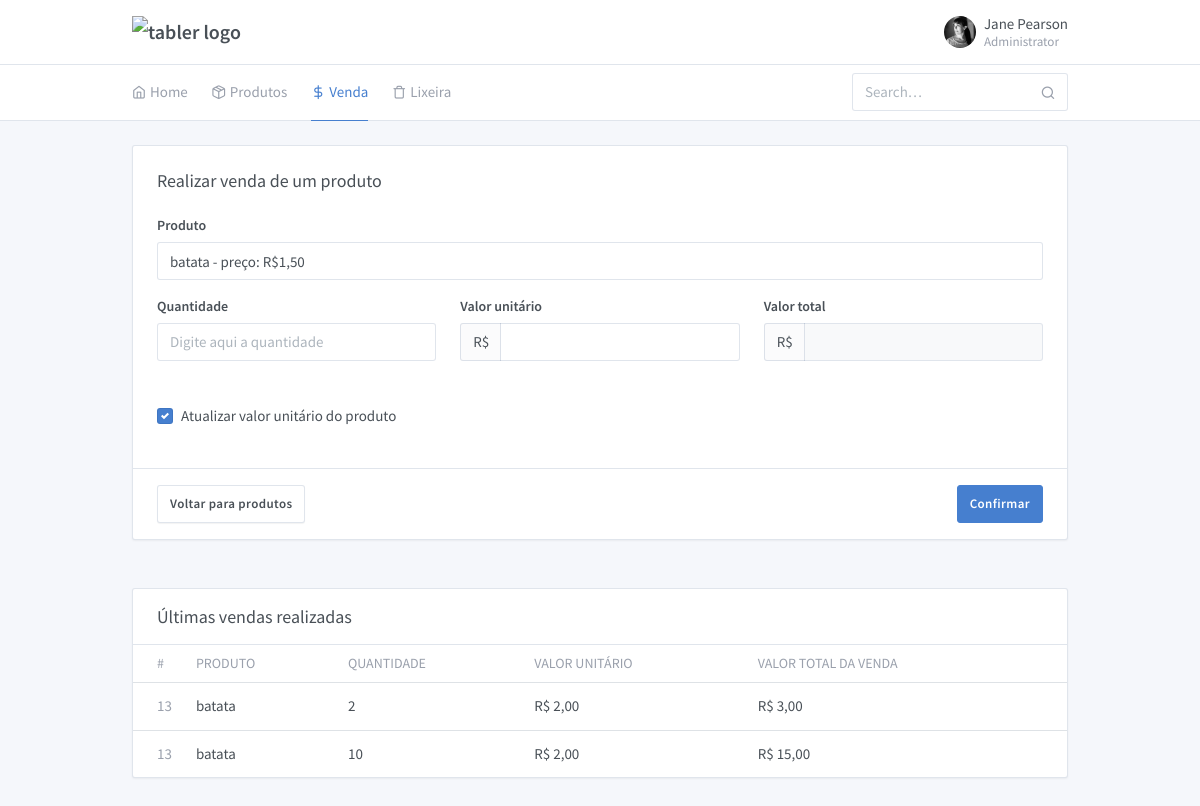
Page /Sales on the committed database.
### tables this page shows
CREATE TABLE `sales` (
  `id` int(12) NOT NULL,
  `id_product` int(12) NOT NULL,
  `qtd` int(11) NOT NULL,
  `unitary_value` int(120) NOT NULL,
  `tot_value` varchar(120) NOT NULL,
  `created_at` date NOT NULL DEFAULT current_timestamp()
);

CREATE TABLE `products` (
  `id` int(12) NOT NULL,
  `description` varchar(120) NOT NULL,
  `unitary_value` float NOT NULL,
  `stock` int(100) NOT NULL,
  `last_sale` date DEFAULT NULL,
  `code` varchar(120) DEFAULT NULL,
  `total_sale` float DEFAULT NULL,
  `excluded` int(1) NOT NULL DEFAULT 0
);

### Core/Controller.php (called while the page is built, shortened)
<?php
class Controller
{
    public function loadTemplate($viewName, $viewData = array())
    {
        include "Views/template.php";
    }
    public function loadViewInTemplate($viewName, $viewData = array())
    {
        extract($viewData);
        include "Views/" . $viewName . ".php";
    }
}

### Controllers/SalesController.php (called while the page is built, shortened)
<?php
class SalesController extends Controller
{
    public function index()
    {
        $array = array();
        $products = new Products();
        $sales = new Sales();
        $array["sales"] = $sales->getAll();
        $array["info_prod"] = $products->getAll();
        $this->loadTemplate("sales", $array);
    }
}

### Core/Core.php (called while the page is built, shortened)
<?php
class Core
{
    public function run()
    {
        $url = '/' . (isset($_GET['url']) ? $_GET['url'] : '');
        $params = array();
        if (!empty($url) && $url != '/') {
            $url = explode('/', $url);
            array_shift($url);
            array_shift($url);
            if (isset($url[0]) && !empty($url[0])) {
                $currentAction = $url[0];
                array_shift($url);
            } else {
                $currentAction = 'index';
            }
        } else {
            $currentController = 'HomeController';
            $currentAction = 'index';
        }
        $c = new $newController();
        call_user_func_array(array($c, $currentAction), $params);
    }
}

### index.php (called while the page is built, shortened)
<?php
$core = new Core\Core();
$core->run();

### Core/Model.php (called while the page is built, shortened)
<?php
class Model
{
    public function __construct()
    {
        global $db;
        $this->db = $db;
    }
}

### Models/Products.php (called while the page is built, shortened)
<?php
class Products extends Model
{
    public function getAll($excluded = 0)
    {
        $array = array();
        $sql = "SELECT * FROM products WHERE excluded = :excluded";
        $sql = $this->db->prepare($sql);
        $sql->bindValue(":excluded", $excluded);
        $sql->execute();
        if ($sql->rowCount() > 0) {
            $array = $sql->fetchAll();
        }
        return $array;
    }
    public function getId($id)
    {
        $array = array();
        $sql = "SELECT * FROM products WHERE id = :id";
        $sql = $this->db->prepare($sql);
        $sql->bindValue(":id", $id);
        $sql->execute();
        if ($sql->rowCount() > 0) {
            $array = $sql->fetch();
        }
        return $array;
    }
}

### Models/Sales.php (called while the page is built, shortened)
<?php
class Sales extends Model
{
    public function getAll()
    {
        $array = array();
        $sql = "SELECT * FROM sales";
        $sql = $this->db->query($sql);
        if ($sql->rowCount() > 0) {
            $array = $sql->fetchAll();
            $product = new Products();
            foreach ($array as $key => $value) {
                $array[$key]["info_prod"] = $product->getId($value["id_product"]);
            }
        }
        return $array;
    }
}

### Views/sales.php (the view, shortened to what this page needs)
<div class="container">
    <div class="row">
        <div class="col-lg-12">
            <form class="card" method="POST" action="<?php echo BASE_URL; ?>sales/add">
                <div class="card-body">
                    <h3 class="card-title">Realizar venda de um produto</h3>
                    <div class="row">
                        <div class="col-md-12">
                            <div class="form-group">
                                <label class="form-label">Produto</label>
                                <select name="product_id" class="form-control custom-select">
                                    <?php foreach ($info_prod as $all) : ?>
                                        <option value="<?php echo $all['id']; ?>"><?php echo $all['description']; ?> - preço: R$<?php echo number_format($all['unitary_value'], 2, ',', '.'); ?></option>
                                    <?php endforeach; ?>
                                </select>
                            </div>
                        </div>
                        <div class=" col-sm-6 col-md-4">
                            <div class="form-group">
                                <label class="form-label">Quantidade</label>
                                <input type="number" name="qtd_sales" class="form-control" placeholder="Digite aqui a quantidade">
                            </div>
                        </div>
                        <div class="col-sm-6 col-md-4">
                            <div class="form-group">
                                <label class="form-label">Valor unitário</label>
                                <div class="input-group">
                                    <span class="input-group-prepend">
                                        <span class="input-group-text">R$ </span>
                                    </span>
                                    <input name="unitary_value" type="text" class="form-control text-right" aria-label="Valor">
                                </div>
                            </div>
                        </div>
                        <div class="col-sm-6 col-md-4">
                            <div class="form-group">
                                <label class="form-label">Valor total</label>
                                <div class="input-group">
                                    <span class="input-group-prepend">
                                        <span class="input-group-text">R$</span>
                                    </span>
                                    <input type="text" class="form-control text-right" aria-label="Valor" disabled="disabled" title="Este campo não pode ser alterado">
                                </div>
                            </div>
                        </div>
                        <div class="col-sm-6 col-md-12">
                            <div class="form-group">
                                <div class="form-label">&nbsp;</div>
                                <div class="custom-controls-stacked">
                                    <label class="custom-control custom-checkbox">
                                        <span class="custom-control-label">Atualizar valor unitário do produto</span>
                                    </label>
                                </div>
                            </div>
                        </div>
                    </div>
                </div>
                <div class="card-footer text-left" style="display: flex; justify-content: space-between">
                    <div>
                        <a href="<?php echo BASE_URL; ?>produtos.html" class="btn btn-secondary">Voltar para produtos</a>
                    </div>
                    <div>
                        <button type="submit" class="btn btn-primary">Confirmar</button>
                    </div>
                </div>
            </form>
        </div>
    </div>
</div>
</div>
<div class=" my-3 my-md-5">
    <div class="container">
        <div class="row row-cards row-deck">
            <div class="col-12">
                <div class="card">
                    <div class="card-header">
                        <h3 class="card-title">Últimas vendas realizadas</h3>
                    </div>
                    <div class="table-responsive">
                        <table class="table card-table table-vcenter text-nowrap">
                            <thead>
                                <tr>
                                    <th class="w-1">#</th>
                                    <th>Produto</th>
                                    <th>Quantidade</th>
                                    <th>Valor unitário</th>
                                    <th>Valor total da venda</th>
                                </tr>
                            </thead>
                            <tbody>
                                <?php foreach ($sales as $all) : ?>
                                    <tr>
                                        <td><span class="text-muted"><?php echo $all["id_product"]; ?></span></td>
                                        <td><?php echo $all["info_prod"]["description"]; ?></td>
                                        <td>
                                            <?php echo $all["qtd"]; ?>
                                        </td>
                                        <td>
                                            R$ <?php echo number_format($all["unitary_value"], 2, ",", "."); ?>
                                        </td>
                                        <td>
                                            R$ <?php echo number_format($all["tot_value"], 2, ',', '.'); ?>
                                        </td>
                                    </tr>
                                <?php endforeach; ?>
                            </tbody>
                        </table>
                    </div>
                </div>
            </div>
        </div>
    </div>
</div>

### rows in the picture
sales: id_product "13", id_product.description "batata", qtd "2", unitary_value "2,00", tot_value "3,00"
sales: id_product "13", id_product.description "batata", qtd "10", unitary_value "2,00", tot_value "15,00"

### other values in the picture
form field product_id "batata - preço: R$1,50"
